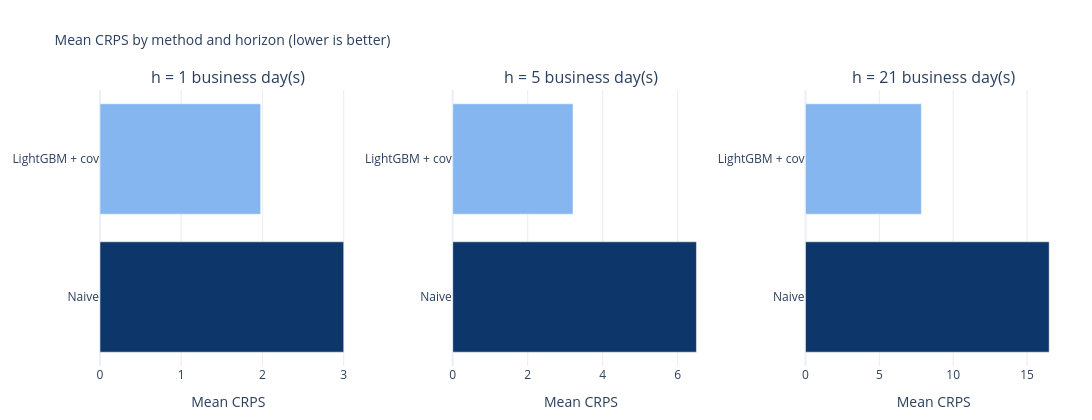

The cell this chart's notebook holds for it:
### Code cell
plotly_display_multivariate_backtest_leaderboard(EVAL_DF)

### Figure 1 — Plotly figure (JSON) as saved in the notebook; plotly's stock layout.template omitted (floating-point values rounded to 4 significant figures)
{"data": [{"hovertemplate": "%{y}<br>Mean CRPS: %{x:.5f}<extra></extra>", "marker": {"color": ["rgb(134, 182, 239)", "rgb(13, 54, 107)"]}, "orientation": "h", "showlegend": false, "type": "bar", "x": [1.978, 3.0], "xaxis": "x", "y": ["LightGBM + cov", "Naive"], "yaxis": "y"}, {"hovertemplate": "%{y}<br>Mean CRPS: %{x:.5f}<extra></extra>", "marker": {"color": ["rgb(134, 182, 239)", "rgb(13, 54, 107)"]}, "orientation": "h", "showlegend": false, "type": "bar", "x": [3.209, 6.5], "xaxis": "x2", "y": ["LightGBM + cov", "Naive"], "yaxis": "y2"}, {"hovertemplate": "%{y}<br>Mean CRPS: %{x:.5f}<extra></extra>", "marker": {"color": ["rgb(134, 182, 239)", "rgb(13, 54, 107)"]}, "orientation": "h", "showlegend": false, "type": "bar", "x": [7.848, 16.5], "xaxis": "x3", "y": ["LightGBM + cov", "Naive"], "yaxis": "y3"}], "layout": {"annotations": [{"font": {"size": 16}, "showarrow": false, "text": "h = 1 business day(s)", "x": 0.1333, "xanchor": "center", "xref": "paper", "y": 1, "yanchor": "bottom", "yref": "paper"}, {"font": {"size": 16}, "showarrow": false, "text": "h = 5 business day(s)", "x": 0.5, "xanchor": "center", "xref": "paper", "y": 1, "yanchor": "bottom", "yref": "paper"}, {"font": {"size": 16}, "showarrow": false, "text": "h = 21 business day(s)", "x": 0.8667, "xanchor": "center", "xref": "paper", "y": 1, "yanchor": "bottom", "yref": "paper"}], "height": 420, "margin": {"b": 50, "l": 60, "r": 30, "t": 90}, "title": {"font": {"size": 14}, "text": "Mean CRPS by method and horizon (lower is better)"}, "width": 1140, "xaxis": {"anchor": "y", "domain": [0, 0.2667], "gridcolor": "rgba(0, 0, 0, 0.08)", "showgrid": true, "title": {"text": "Mean CRPS"}}, "xaxis2": {"anchor": "y2", "domain": [0.3667, 0.6333], "gridcolor": "rgba(0, 0, 0, 0.08)", "showgrid": true, "title": {"text": "Mean CRPS"}}, "xaxis3": {"anchor": "y3", "domain": [0.7333, 1], "gridcolor": "rgba(0, 0, 0, 0.08)", "showgrid": true, "title": {"text": "Mean CRPS"}}, "yaxis": {"anchor": "x", "autorange": "reversed", "domain": [0, 1]}, "yaxis2": {"anchor": "x2", "autorange": "reversed", "domain": [0, 1]}, "yaxis3": {"anchor": "x3", "autorange": "reversed", "domain": [0, 1]}}}
